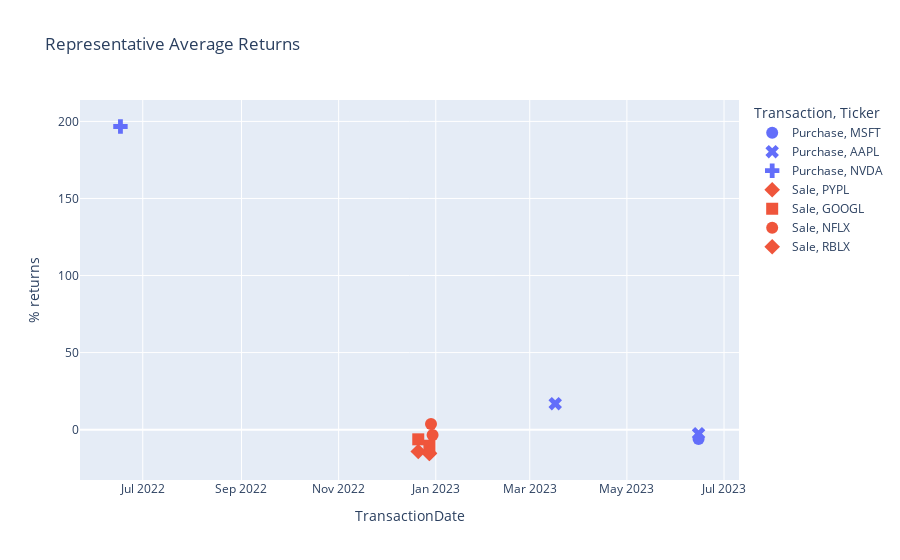

The cell this chart's notebook holds for it:
### Code cell
representative_name = 'Nancy Pelosi'
def get_rep_data(representative_name):
# Filter dataframe based on the representative's name

    rep_data = summary_df[summary_df['Representative'] == representative_name]
    return rep_data

subset_df = get_rep_data(representative_name)

fig = px.scatter(subset_df, title ='Representative Average Returns', 
y='% returns',
x = 'TransactionDate',
color = 'Transaction',
symbol ='Ticker',
height= 500,
 )
fig.update_traces(marker_size=12)
fig.show()

### Figure 1 — Plotly figure (JSON) as saved in the notebook; plotly's stock layout.template omitted (floating-point values rounded to 4 significant figures)
{"data": [{"hovertemplate": "Transaction=Purchase<br>Ticker=MSFT<br>TransactionDate=%{x}<br>% returns=%{y}<extra></extra>", "legendgroup": "Purchase, MSFT", "marker": {"color": "#636efa", "size": 12, "symbol": "circle"}, "mode": "markers", "name": "Purchase, MSFT", "orientation": "v", "showlegend": true, "type": "scatter", "x": ["2023-06-15T00:00:00"], "xaxis": "x", "y": [-6.061], "yaxis": "y"}, {"hovertemplate": "Transaction=Purchase<br>Ticker=AAPL<br>TransactionDate=%{x}<br>% returns=%{y}<extra></extra>", "legendgroup": "Purchase, AAPL", "marker": {"color": "#636efa", "size": 12, "symbol": "x"}, "mode": "markers", "name": "Purchase, AAPL", "orientation": "v", "showlegend": true, "type": "scatter", "x": ["2023-06-15T00:00:00", "2023-03-17T00:00:00"], "xaxis": "x", "y": [-2.629, 16.85], "yaxis": "y"}, {"hovertemplate": "Transaction=Purchase<br>Ticker=NVDA<br>TransactionDate=%{x}<br>% returns=%{y}<extra></extra>", "legendgroup": "Purchase, NVDA", "marker": {"color": "#636efa", "size": 12, "symbol": "cross"}, "mode": "markers", "name": "Purchase, NVDA", "orientation": "v", "showlegend": true, "type": "scatter", "x": ["2022-06-17T00:00:00"], "xaxis": "x", "y": [196.7], "yaxis": "y"}, {"hovertemplate": "Transaction=Sale<br>Ticker=PYPL<br>TransactionDate=%{x}<br>% returns=%{y}<extra></extra>", "legendgroup": "Sale, PYPL", "marker": {"color": "#EF553B", "size": 12, "symbol": "diamond"}, "mode": "markers", "name": "Sale, PYPL", "orientation": "v", "showlegend": true, "type": "scatter", "x": ["2022-12-28T00:00:00", "2022-12-21T00:00:00"], "xaxis": "x", "y": [-15.49, -14.16], "yaxis": "y"}, {"hovertemplate": "Transaction=Sale<br>Ticker=GOOGL<br>TransactionDate=%{x}<br>% returns=%{y}<extra></extra>", "legendgroup": "Sale, GOOGL", "marker": {"color": "#EF553B", "size": 12, "symbol": "square"}, "mode": "markers", "name": "Sale, GOOGL", "orientation": "v", "showlegend": true, "type": "scatter", "x": ["2022-12-28T00:00:00", "2022-12-21T00:00:00"], "xaxis": "x", "y": [-10.44, -6.297], "yaxis": "y"}, {"hovertemplate": "Transaction=Sale<br>Ticker=NFLX<br>TransactionDate=%{x}<br>% returns=%{y}<extra></extra>", "legendgroup": "Sale, NFLX", "marker": {"color": "#EF553B", "size": 12, "symbol": "circle"}, "mode": "markers", "name": "Sale, NFLX", "orientation": "v", "showlegend": true, "type": "scatter", "x": ["2022-12-30T00:00:00", "2022-12-29T00:00:00"], "xaxis": "x", "y": [-3.486, 3.616], "yaxis": "y"}, {"hovertemplate": "Transaction=Sale<br>Ticker=RBLX<br>TransactionDate=%{x}<br>% returns=%{y}<extra></extra>", "legendgroup": "Sale, RBLX", "marker": {"color": "#EF553B", "size": 12, "symbol": "diamond"}, "mode": "markers", "name": "Sale, RBLX", "orientation": "v", "showlegend": true, "type": "scatter", "x": ["2022-12-28T00:00:00"], "xaxis": "x", "y": [-15.28], "yaxis": "y"}], "layout": {"autosize": true, "legend": {"title": {"text": "Transaction, Ticker"}, "tracegroupgap": 0}, "title": {"text": "Representative Average Returns"}, "xaxis": {"anchor": "y", "autorange": true, "domain": [0, 1], "range": ["2022-05-22 13:01:57.1039", "2023-07-10 10:58:02.8961"], "title": {"text": "TransactionDate"}, "type": "date"}, "yaxis": {"anchor": "x", "autorange": true, "domain": [0, 1], "range": [-33.75, 215.0], "title": {"text": "% returns"}, "type": "linear"}}}
